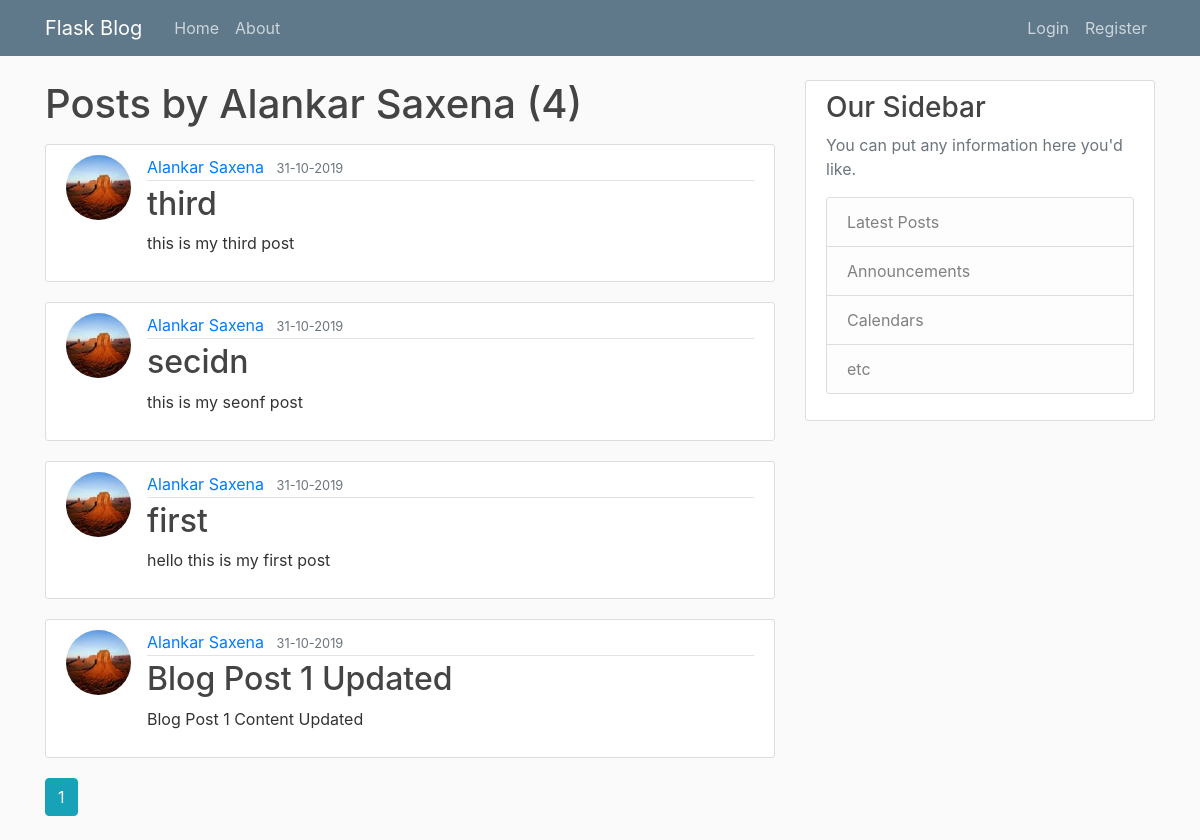
The page /user/Alankar Saxena on the database its author committed.
### tryflask/models.py (models this page shows, shortened)
class User(db.Model, UserMixin):
    id= db.Column(db.Integer, primary_key=True)
    username = db.Column(db.String(20), unique=True, nullable=False)
    email = db.Column(db.String(120), unique=True, nullable=False)
    image_file = db.Column(db.String(20), nullable=False, default="default.jpg")
    password = db.Column(db.String(60), nullable=False)
    posts = db.relationship('Post', backref='author', lazy=True)

class Post(db.Model):
    id = db.Column(db.Integer, primary_key=True)
    title = db.Column(db.String(100), nullable=False)
    date_posted = db.Column(db.DateTime, nullable=False, default=datetime.utcnow)
    content = db.Column(db.Text, nullable=False)
    user_id = db.Column(db.Integer, db.ForeignKey('user.id'), nullable=False)

### tryflask/routes.py (the view)
@app.route("/user/<string:username>")
def user_posts(username):
    page = request.args.get('page', 1, type=int)
    user = User.query.filter_by(username=username).first_or_404()
    posts = Post.query.filter_by(author=user)\
        .order_by(Post.date_posted.desc())\
        .paginate(page=page, per_page=5)
    return render_template('user_posts.html', posts=posts, user=user)

### tryflask/templates/user_posts.html
{% extends "layout.html" %}
{% block content %}
    <h1 class="mb-3">Posts by {{ user.username }} ({{ posts.total }})</h1>
    {% for post in posts.items %}
        <article class="media content-section">
            <img class="rounded-circle article-img" src="{{ url_for('static', filename='profile_pics/'+ post.author.image_file) }}">
            <div class="media-body">
                <div class="article-metadata">
                    <a class="mr-2" href="{{ url_for('user_posts', username=post.author.username) }}">{{ post.author.username }}</a>
                    <small class="text-muted">{{ post.date_posted.strftime('%d-%m-%Y') }}</small>
                </div>
                <h2><a class="article-title" href="{{ url_for('post', post_id=post.id) }}">{{ post.title }}</a></h2>
                <p class="article-content">{{ post.content }}</p>
            </div>
        </article>
    {% endfor %}
    {% for page_num in posts.iter_pages(left_edge=1, right_edge=1, left_current=1, right_current=2) %}
        {% if page_num %}
            {% if posts.page == page_num %}
                <a class="btn btn-info mb-4" href="{{ url_for('user_posts', username=user.username, page=page_num) }}">{{ page_num }}</a>
            {% else %}
                <a class="btn btn-outline-info mb-4" href="{{ url_for('user_posts',username=user.username, page=page_num) }}">{{ page_num }}</a>
            {% endif %}
        {% else %}
            ...
        {% endif %}
    {% endfor %}
{% endblock content %}

### tryflask/static/main.css (style rules this page uses)
body { background: #fafafa; color: #333333; margin-top: 5rem; }
h1, h2, h3, h4, h5, h6 { color: #444444; }
.content-section { background: #ffffff; padding: 10px 20px; border: 1px solid #dddddd; border-radius: 3px; margin-bottom: 20px; }
.article-title { color: #444444; }
.article-content { white-space: pre-line; }
.article-img { height: 65px; width: 65px; margin-right: 16px; }
.article-metadata { padding-bottom: 1px; margin-bottom: 4px; border-bottom: 1px solid #e3e3e3 }

### rows shown on the page
User: username "Alankar Saxena"
Post: image_file (picture), author.username "Alankar Saxena", date_posted "31-10-2019", title "third", content "this is my third post"
Post: image_file (picture), author.username "Alankar Saxena", date_posted "31-10-2019", title "secidn", content "this is my seonf post"
Post: image_file (picture), author.username "Alankar Saxena", date_posted "31-10-2019", title "first", content "hello this is my first post"
Post: image_file (picture), author.username "Alankar Saxena", date_posted "31-10-2019", title "Blog Post 1 Updated", content "Blog Post 1 Content Updated"

### other values the page prints
{{ posts.total }} "4"
{{ page_num }} "1"
